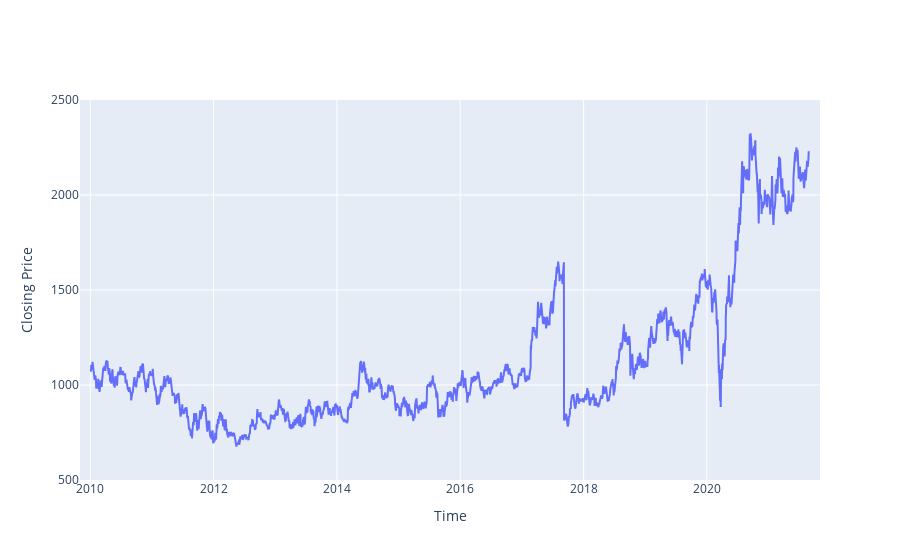

The cell this chart's notebook holds for it:
### Markdown cell above
### Visualize the univariate time series read from the file

### Code cell
fig = go.Figure()
fig.add_trace(go.Scatter(x=data['date'], y=data['close'], mode='lines', name='closing price'))

fig.update_xaxes(range=["2009-11-01", "2021-11-01"], title_text='Time')
fig.update_yaxes(range=[500, 2500], title_text='Closing Price')

### Figure 1 — Plotly figure (JSON) as saved in the notebook; plotly's stock layout.template omitted (floating-point values rounded to 4 significant figures; data arrays with more than 128 entries replaced by an {"elided": "..."} marker saying what was removed)
{"data": [{"mode": "lines", "name": "closing price", "type": "scatter", "x": {"elided": "2895 str values"}, "y": {"elided": "2895 float values"}}], "layout": {"xaxis": {"range": ["2009-11-01", "2021-11-01"], "title": {"text": "Time"}}, "yaxis": {"range": [500, 2500], "title": {"text": "Closing Price"}}}}
